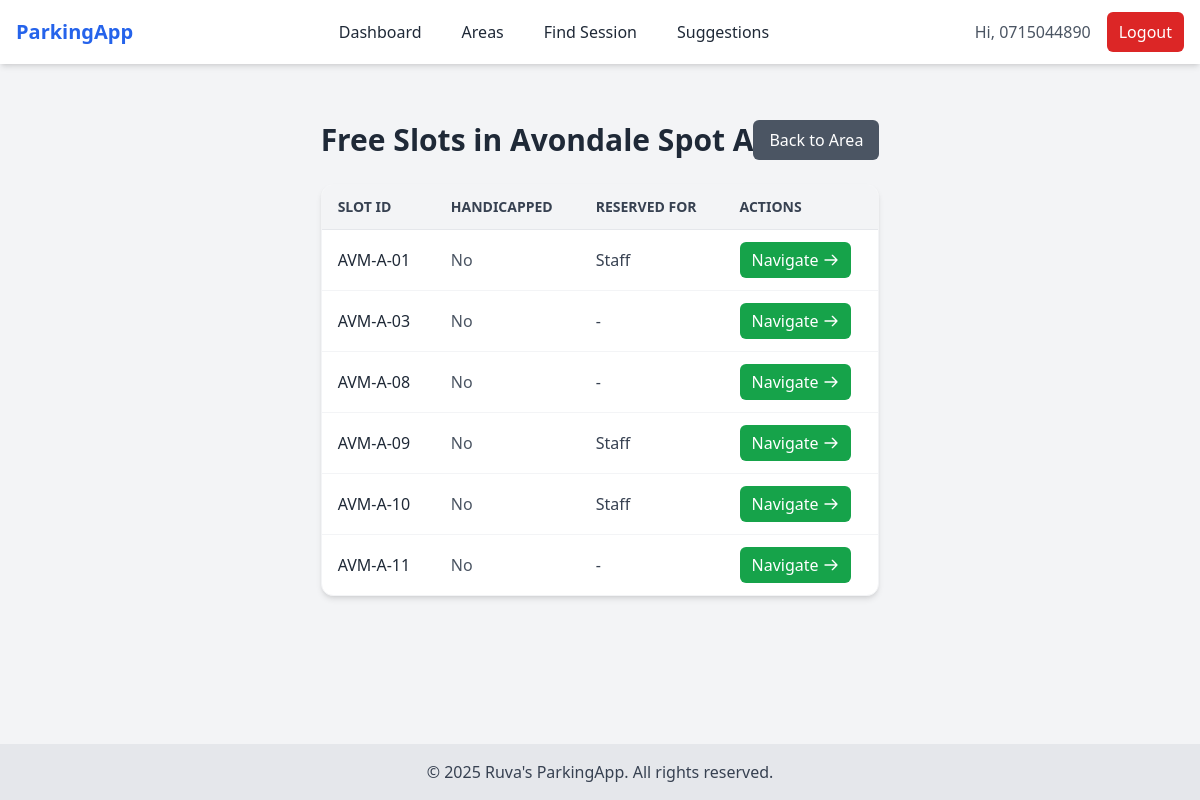
The app's page /areas/63/free/ (signed in) with its own data.
### parking/models.py (models this page shows, shortened)
class UserProfile(models.Model):
    phone_number = models.CharField(max_length=20, unique=True)
    name = models.CharField(max_length=100, blank=True, null=True)
    created_at = models.DateTimeField(auto_now_add=True)

class ParkingArea(models.Model):
    name = models.CharField(max_length=100, unique=True, verbose_name="Area Name")
    total_capacity = models.IntegerField(default=0)
    area_type = models.CharField(
        max_length=50,
        choices=[('street','Street'), ('garage','Garage'), ('lot','Lot')]
    )
    boundary = models.JSONField(blank=True, null=True, help_text="List of coordinates defining area boundary")
    occupied_count = models.IntegerField(default=0)
    class Meta:
        verbose_name = "Parking Area"
        verbose_name_plural = "Parking Areas"

class ParkingSlot(models.Model):
    slot_id = models.CharField(max_length=20, verbose_name="Slot ID")
    area = models.ForeignKey(ParkingArea, on_delete=models.CASCADE, related_name='slots')
    level = models.ForeignKey(GarageLevel, on_delete=models.CASCADE, related_name='slots', null=True, blank=True)
    latitude = models.DecimalField(max_digits=9, decimal_places=6, blank=True, null=True)
    longitude = models.DecimalField(max_digits=9, decimal_places=6, blank=True, null=True)
    is_handicapped = models.BooleanField(default=False)
    reserved_for = models.CharField(max_length=50, blank=True, null=True)
    class Meta:
        verbose_name = "Parking Slot"
        verbose_name_plural = "Parking Slots"
        unique_together = ('slot_id', 'area')
    @property
    def latest_status(self):
        return self.statuses.order_by('-timestamp').first()
    @property
    def is_available(self):
        latest = self.latest_status
        return latest is None or not latest.is_occupied

### parking/views.py (the view)
# urls.py: path('areas/<int:area_id>/free/', views.find_free_slots, name='find_free_slots'),
@login_required_phone
def find_free_slots(request, area_id):
    area = get_object_or_404(ParkingArea, pk=area_id)
    slots = [slot for slot in area.slots.all() if slot.is_available]
    return render(request, 'parking/free_slots.html', {'area': area, 'slots': slots})

### parking/context_processors.py (called while the page is built)
def current_user(request):
    user_obj = None
    user_id = request.session.get('user_id')
    if user_id:
        try:
            user_obj = UserProfile.objects.get(pk=user_id)
        except UserProfile.DoesNotExist:
            request.session.flush()
    return {'user_obj': user_obj}

### templates/parking/free_slots.html
{% extends "base.html" %}
{% block content %}
<div class="mt-8">
    <div class="flex items-center justify-between mb-6">
        <h1 class="text-3xl font-bold text-gray-800">Free Slots in {{ area.name }}</h1>
        <a href="{% url 'parking_area_detail' area.id %}"
           class="bg-gray-600 text-white px-4 py-2 rounded-md hover:bg-gray-700 transition">
           Back to Area
        </a>
    </div>
    <div class="bg-white rounded-xl shadow-md overflow-hidden border border-gray-100">
        <table class="min-w-full divide-y divide-gray-200">
            <thead class="bg-gray-100">
                <tr>
                    <th class="py-3 px-4 text-left text-gray-700 font-semibold uppercase text-sm">Slot ID</th>
                    <th class="py-3 px-4 text-left text-gray-700 font-semibold uppercase text-sm">Handicapped</th>
                    <th class="py-3 px-4 text-left text-gray-700 font-semibold uppercase text-sm">Reserved For</th>
                    <th class="py-3 px-4 text-left text-gray-700 font-semibold uppercase text-sm">Actions</th>
                </tr>
            </thead>
            <tbody class="divide-y divide-gray-100">
                {% for slot in slots %}
                <tr class="hover:bg-gray-50 transition">
                    <td class="py-3 px-4 font-medium text-gray-800">{{ slot.slot_id }}</td>
                    <td class="py-3 px-4">
                        {% if slot.is_handicapped %}
                            <span class="text-blue-600 font-semibold">Yes</span>
                        {% else %}
                            <span class="text-gray-600">No</span>
                        {% endif %}
                    </td>
                    <td class="py-3 px-4 text-gray-700">
                        {{ slot.reserved_for|default:"-" }}
                    </td>
                    <td class="py-3 px-4">
                        <a href="{% url 'navigate_slot' slot.id %}"
                           class="inline-flex items-center bg-green-600 text-white px-3 py-1.5 rounded-md hover:bg-green-700 transition">
                            Navigate
                            <svg xmlns="http://www.w3.org/2000/svg"
                                 class="h-4 w-4 ml-1"
                                 fill="none" viewBox="0 0 24 24" stroke="currentColor" stroke-width="2">
                                <path stroke-linecap="round" stroke-linejoin="round"
                                      d="M14 5l7 7m0 0l-7 7m7-7H3" />
                            </svg>
                        </a>
                    </td>
                </tr>
                {% empty %}
                <tr>
                    <td colspan="4" class="py-6 text-center text-gray-500">
                        No free slots available
                    </td>
                </tr>
                {% endfor %}
            </tbody>
        </table>
    </div>
</div>
{% endblock %}

### templates/base.html (shortened to what this page needs)
<!DOCTYPE html>
<html lang="en">
<head>
    <script src="https://cdn.tailwindcss.com"></script>
</head>
<body class="bg-gray-100 text-gray-800 flex flex-col min-h-screen">
<nav class="bg-white shadow-md">
    <div class="max-w-7xl mx-auto px-4">
        <div class="flex justify-between h-16 items-center">
            <div class="flex-shrink-0">
                <a href="{% url 'index' %}" class="text-xl font-bold text-blue-600">ParkingApp</a>
            </div>
            <div class="hidden md:flex space-x-4 items-center">
                <a href="{% url 'index' %}" class="px-3 py-2 rounded-md hover:bg-gray-200">Dashboard</a>
                <a href="{% url 'parking_area_list' %}" class="px-3 py-2 rounded-md hover:bg-gray-200">Areas</a>
                <a href="{% url 'find_by_phone' %}" class="px-3 py-2 rounded-md hover:bg-gray-200">Find Session</a>
                <a href="{% url 'suggestion_box' %}" class="px-3 py-2 rounded-md hover:bg-gray-200">Suggestions</a>
            </div>
            <div class="flex items-center space-x-4">
                {% if user_obj %}
                    <span class="text-gray-600">Hi, {{ user_obj.phone_number }}</span>
                    <a href="{% url 'logout' %}" class="px-3 py-2 bg-red-600 text-white rounded-md hover:bg-red-700">Logout</a>
                {% else %}
                    <a href="{% url 'login_with_phone' %}" class="px-3 py-2 bg-blue-600 text-white rounded-md hover:bg-blue-700">Login</a>
                {% endif %}
            </div>
        </div>
    </div>
</nav>
<main class="flex-1 max-w-7xl mx-auto px-4 py-6">
    {% block content %}{% endblock %}
</main>
<footer class="bg-gray-200 text-gray-700 py-4 text-center mt-auto">
    &copy; {% now "Y" %} Ruva's ParkingApp. All rights reserved.
</footer>
</body>
</html>

### records on screen
UserProfile: phone_number "0715044890"
ParkingArea: name "Avondale Spot A"
ParkingSlot: slot_id "AVM-A-01", is_handicapped "No", reserved_for "Staff"
ParkingSlot: slot_id "AVM-A-03", is_handicapped "No", reserved_for "-"
ParkingSlot: slot_id "AVM-A-08", is_handicapped "No", reserved_for "-"
ParkingSlot: slot_id "AVM-A-09", is_handicapped "No", reserved_for "Staff"
ParkingSlot: slot_id "AVM-A-10", is_handicapped "No", reserved_for "Staff"
ParkingSlot: slot_id "AVM-A-11", is_handicapped "No", reserved_for "-"
